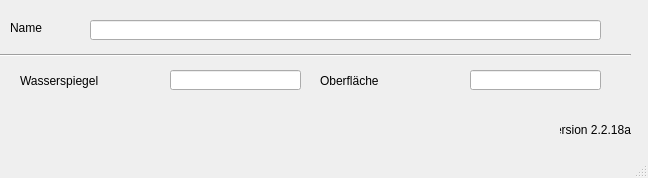
<?xml version="1.0" encoding="UTF-8"?>
<ui version="4.0">
 <class>MainWindow</class>
 <widget class="QMainWindow" name="MainWindow">
  <property name="geometry">
   <rect>
    <x>0</x>
    <y>0</y>
    <width>648</width>
    <height>178</height>
   </rect>
  </property>
  <property name="windowTitle">
   <string>MainWindow</string>
  </property>
  <widget class="QWidget" name="centralwidget">
   <widget class="QLabel" name="label">
    <property name="geometry">
     <rect>
      <x>10</x>
      <y>20</y>
      <width>46</width>
      <height>16</height>
     </rect>
    </property>
    <property name="text">
     <string>Name</string>
    </property>
   </widget>
   <widget class="QLabel" name="label_20">
    <property name="geometry">
     <rect>
      <x>20</x>
      <y>70</y>
      <width>121</width>
      <height>21</height>
     </rect>
    </property>
    <property name="text">
     <string>Wasserspiegel</string>
    </property>
   </widget>
   <widget class="Line" name="line">
    <property name="geometry">
     <rect>
      <x>0</x>
      <y>40</y>
      <width>631</width>
      <height>31</height>
     </rect>
    </property>
    <property name="orientation">
     <enum>Qt::Horizontal</enum>
    </property>
   </widget>
   <widget class="QLineEdit" name="schnam">
    <property name="geometry">
     <rect>
      <x>90</x>
      <y>20</y>
      <width>511</width>
      <height>20</height>
     </rect>
    </property>
   </widget>
   <widget class="QLineEdit" name="wspiegel">
    <property name="geometry">
     <rect>
      <x>170</x>
      <y>70</y>
      <width>131</width>
      <height>20</height>
     </rect>
    </property>
   </widget>
   <widget class="QLabel" name="label_21">
    <property name="geometry">
     <rect>
      <x>320</x>
      <y>70</y>
      <width>121</width>
      <height>21</height>
     </rect>
    </property>
    <property name="text">
     <string>Oberfläche</string>
    </property>
   </widget>
   <widget class="QLineEdit" name="oberfl">
    <property name="geometry">
     <rect>
      <x>470</x>
      <y>70</y>
      <width>131</width>
      <height>20</height>
     </rect>
    </property>
   </widget>
   <widget class="QLabel" name="lb_version">
    <property name="geometry">
     <rect>
      <x>560</x>
      <y>120</y>
      <width>71</width>
      <height>20</height>
     </rect>
    </property>
    <property name="toolTip">
     <string>Version QKan Import</string>
    </property>
    <property name="text">
     <string>Version 2.2.18a</string>
    </property>
    <property name="alignment">
     <set>Qt::AlignRight|Qt::AlignTrailing|Qt::AlignVCenter</set>
    </property>
   </widget>
  </widget>
  <widget class="QMenuBar" name="menubar">
   <property name="geometry">
    <rect>
     <x>0</x>
     <y>0</y>
     <width>648</width>
     <height>21</height>
    </rect>
   </property>
  </widget>
  <widget class="QStatusBar" name="statusbar"/>
 </widget>
 <resources/>
 <connections/>
</ui>
